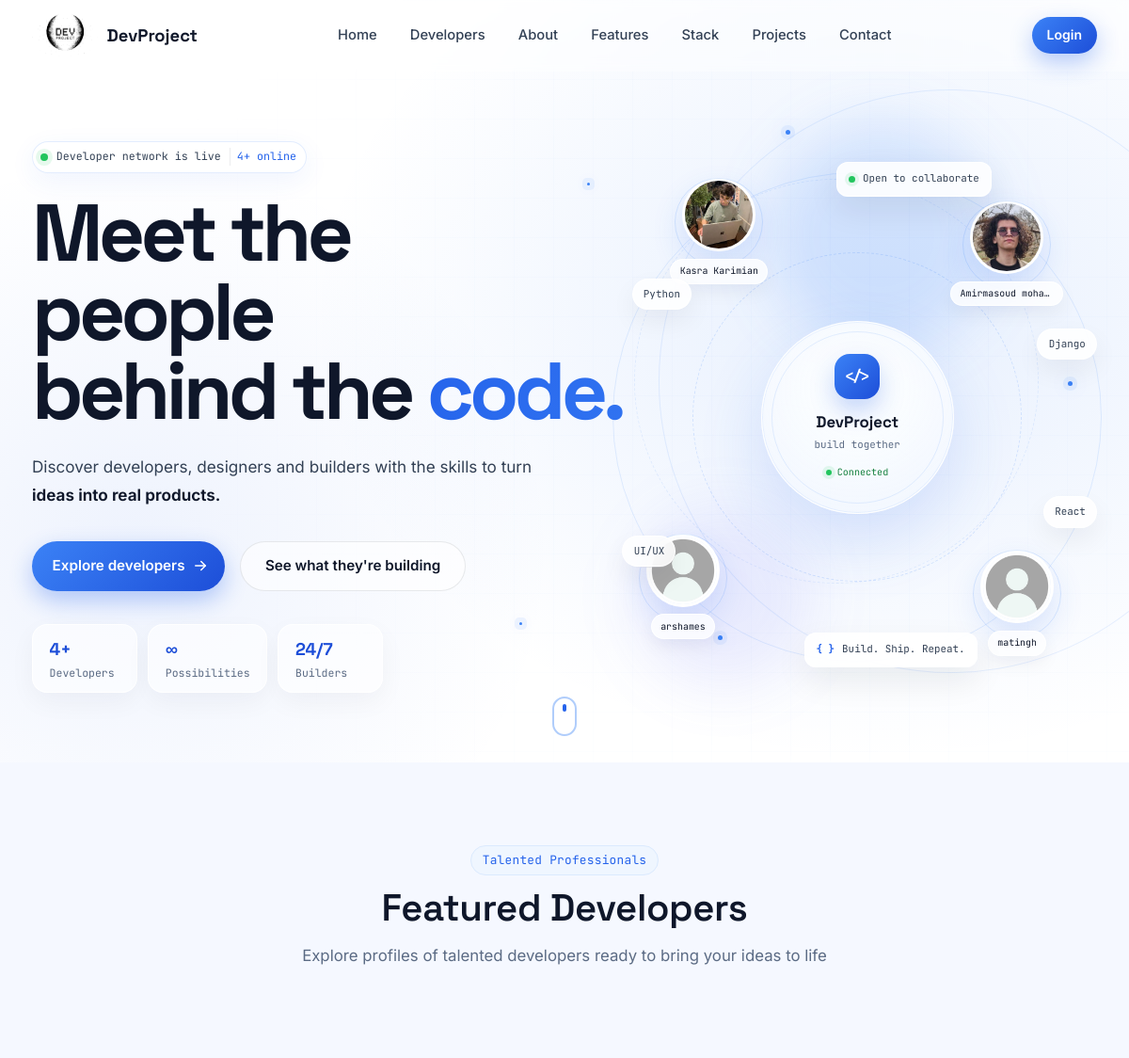
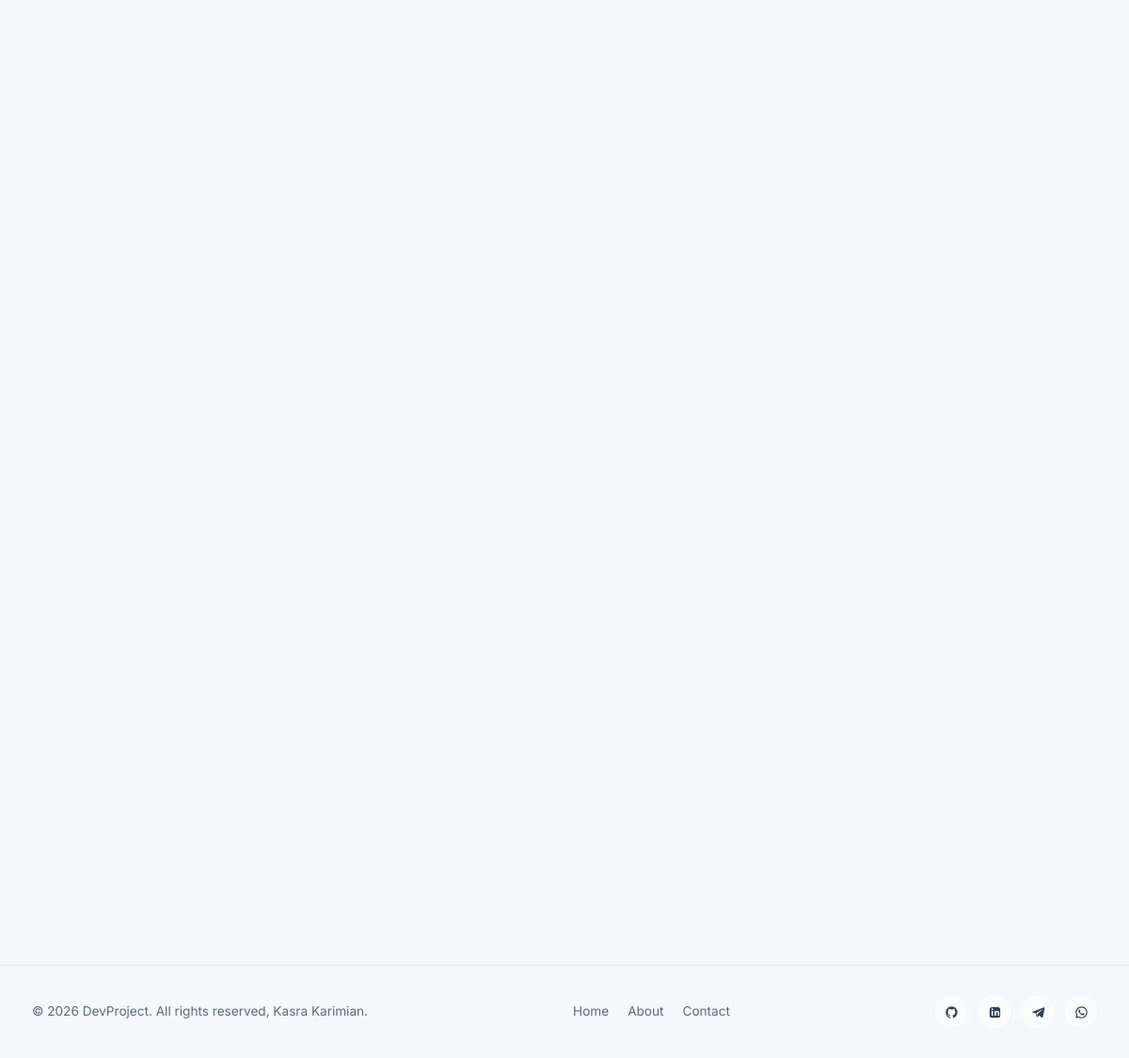
The page / on the database its author committed (2 pictures, top to bottom).
### users/models.py (models this page shows, shortened)
class profile(models.Model):
    user = models.OneToOneField(User, on_delete=models.CASCADE, null=True, blank=True) # cascade means anytime user deleted profile will deletes too.
    name = models.CharField(max_length=200, null=True, blank=True)
    location = models.CharField(max_length=200, null=True, blank=True)
    username = models.CharField(max_length=200, null=True, blank=True)
    email = models.EmailField(max_length=200, null=True, blank=True)
    short_intro = models.CharField(max_length=200, null=True, blank=True)
    bio = models.TextField(null=True, blank=True)
    profile_image = models.ImageField(null=True, blank=True, upload_to='profiles/', default='profiles/default_profile.jpg')
    social_github = models.CharField(max_length=200, null=True, blank=True)
    social_linkedin = models.CharField(max_length=200, null=True, blank=True)
    social_telegram = models.CharField(max_length=200, null=True, blank=True)
    social_whatsapp = models.CharField(max_length=200, null=True, blank=True)
    social_youtube = models.CharField(max_length=200, null=True, blank=True)
    social_website = models.CharField(max_length=200, null=True, blank=True)
    created = models.DateTimeField(auto_now_add=True)
    id = models.UUIDField(default=uuid.uuid4, unique=True, primary_key=True, editable=False)

### users/views.py (the view)
# urls.py: path('', views.profiles, name="profiles"),  # if its blank '' it means its become your homepage
def profiles(request):
    profiles_list = list(profile.objects.prefetch_related('skills'))
    context = {
        'profiles': profiles_list,
        'profiles_count': len(profiles_list),
    }
    return render(request, 'users/profiles.html', context)

### users/templates/users/profiles.html (shortened to what this page needs)
{% extends 'main.html' %}
{% block content%}
<section class="hero developers-hero developers-hero--network">
  <div class="hero__canvas">
    <div class="hero-grid-lines"></div>
    <div class="hero-glow hero-glow--one"></div>
    <div class="hero-glow hero-glow--two"></div>
    <div class="hero-orbit hero-orbit--one"></div>
    <div class="hero-orbit hero-orbit--two"></div>
    <span class="hero-particle hero-particle--1"></span>
    <span class="hero-particle hero-particle--2"></span>
    <span class="hero-particle hero-particle--3"></span>
    <span class="hero-particle hero-particle--4"></span>
    <span class="hero-particle hero-particle--5"></span>
  </div>
  <div class="section-inner">
    <div class="hero__inner">
      <div class="hero__content developers-hero__content">
        <div class="hero-live-pill">
          <span class="hero-live-dot"></span>
          <span>Developer network is live</span>
          <span class="hero-live-count">{{ profiles_count }}+ online</span>
        </div>
        <h1 class="hero__title developers-hero__title">
          Meet the people
          <span class="hero-title-line">behind the <span class="text-gradient hero-gradient-animated">code.</span></span>
        </h1>
        <p class="hero__subtitle developers-hero__subtitle">
          Discover developers, designers and builders with the skills to turn
          <strong>ideas into real products.</strong>
        </p>
        <div class="hero__actions">
          <a href="#developers" class="btn btn--primary hero-main-btn">
            <span>Explore developers</span>
            <svg viewBox="0 0 24 24" width="18" height="18" fill="none" stroke="currentColor" stroke-width="2" stroke-linecap="round" stroke-linejoin="round">
              <path d="M5 12h14"/>
              <path d="m13 6 6 6-6 6"/>
            </svg>
          </a>
          <a href="{% url 'projects' %}" class="btn btn--ghost hero-secondary-btn">
            See what they're building
          </a>
        </div>
        <div class="hero__stats hero-network-stats">
          <div class="stat-chip glass hero-stat">
            <span class="stat-chip__value">{{ profiles_count }}+</span>
            <span class="stat-chip__label">Developers</span>
          </div>
          <div class="stat-chip glass hero-stat">
            <span class="stat-chip__value">∞</span>
            <span class="stat-chip__label">Possibilities</span>
          </div>
          <div class="stat-chip glass hero-stat">
            <span class="stat-chip__value">24/7</span>
            <span class="stat-chip__label">Builders</span>
          </div>
        </div>
      </div>
      <div class="hero__visual developers-network">
        <div class="network-ring network-ring--outer"></div>
        <div class="network-ring network-ring--inner"></div>
        <div class="network-line network-line--a"></div>
        <div class="network-line network-line--b"></div>
        <div class="network-line network-line--c"></div>
        <div class="network-center">
          <div class="network-center__shine"></div>
          <div class="network-center__icon">&lt;/&gt;</div>
          <strong>DevProject</strong>
          <span>build together</span>
          <div class="network-center__status">
            <span></span> Connected
          </div>
        </div>
        {% for profile in profiles|slice:":4" %}
          <a href="{% url 'userProfile' profile.id %}" class="network-profile network-profile--{{ forloop.counter }}" aria-label="View {{ profile.name|default:profile.username }}">
            <span class="network-profile__avatar">
              {% if profile.profile_image %}
                <img src="{{ profile.profile_image.url }}" alt="{{ profile.name|default:profile.username }}" width="78" height="78">
              {% else %}
                <span>{{ profile.name|default:profile.username|slice:":1"|upper }}</span>
              {% endif %}
            </span>
            <span class="network-profile__label">{{ profile.name|default:profile.username }}</span>
          </a>
        {% endfor %}
        <div class="tech-float tech-float--python">Python</div>
        <div class="tech-float tech-float--django">Django</div>
        <div class="tech-float tech-float--react">React</div>
        <div class="tech-float tech-float--figma">UI/UX</div>
        <div class="network-badge network-badge--top">
          <span class="badge-ping"></span> Open to collaborate
        </div>
        <div class="network-badge network-badge--bottom">
          <span class="badge-code">{ }</span>  Build. Ship. Repeat.
        </div>
      </div>
    </div>
  </div>
  <div class="hero__scroll-cue">
    <span></span>
  </div>
</section>
<section class="section section--tint" id="developers">
  <div class="section-inner">
    <div class="section__head">
      <span class="eyebrow">Talented Professionals</span>
      <h2 class="section__title">Featured Developers</h2>
      <p class="section__lede">Explore profiles of talented developers ready to bring your ideas to life</p>
    </div>
    <div class="grid grid--3">
    </div>
  </div>
</section>
{% endblock %}

### templates/main.html (shortened to what this page needs)
<!doctype html>
{% load static %}
<html lang="en">
  <head>
    <link
      rel="stylesheet"
      type="text/css"
      media="screen"
      href='{% static "styles/main.css" %}'
    />
  </head>
  <body>
    {%include 'navbar.html'%}
    <main id="main">
      {% block content %}
      {% endblock content %}
    </main>
    <footer class="footer">
  <div class="section-inner footer__inner">
    <p>&copy; {% now "Y" %} DevProject. All rights reserved, Kasra Karimian.</p>
    <div class="footer__links">
      <a href="{% url 'projects' %}#home">Home</a>
      <a href="{% url 'projects' %}#about">About</a>
      <a href="{% url 'projects' %}#contact">Contact</a>
    </div>
    <div class="social-links social-links--footer">
      <a
        href="https://github.com/kasrakr"
        target="_blank"
        rel="noopener"
        aria-label="DevProject on GitHub"
      >
      </a>
      <a
        href="https://www.linkedin.com/in/kasrakarimian/"
        target="_blank"
        rel="noopener"
        aria-label="DevProject on LinkedIn"
      >
      </a>
      <a href="https://t.me/LowKasra"
   target="_blank"
   rel="noopener"
   aria-label="DevProject on Telegram">
    <svg viewBox="0 0 24 24" fill="currentColor">
        <path d="M21.5 3.5 2.9 10.7c-1.3.5-1.3 1.2-.2 1.5l4.8 1.5 1.8 5.5c.2.6.1.8.7.8.5 0 .7-.2 1-.5l2.3-2.2 4.8 3.5c.9.5 1.6.3 1.8-.8l3.1-14.7c.3-1.4-.5-2-1.7-1.3zM8.2 13.4l10.8-6.8c.5-.3.9-.1.5.2l-8.8 7.9-.3 3.2-1.7-4.5-1.9-.6c-.4-.1-.4-.4.1-.6z"/>
    </svg>
</a>
      <a href="https://wa.me/989228728184" target="_blank" rel="noopener" aria-label="DevProject on WhatsApp">
</a>
    </div>
  </div>
</footer>
  </body>
</html>

### templates/navbar.html (shortened to what this page needs)
{% load static %}
<header class="nav" id="siteNav">
  <div class="nav__inner">
    <a href="{% url 'projects' %}" class="nav__brand">
      <img
        src="{% static 'images/Logo.png' %}"
        alt="DevProject logo"
        id="logo"
      />
      DevProject
    </a>
    <nav class="nav__links" id="navLinks" aria-label="Primary">
      <a href="{% url 'projects' %}" class="nav__link {% if page == 'projects' %}active{% endif %}">Home</a>
      <a href="{% url 'profiles' %}" class="nav__link ">Developers</a>
      <a href="{% url 'projects' %}#about" class="nav__link">About</a>
      <a href="{% url 'projects' %}#features" class="nav__link">Features</a>
      <a href="{% url 'projects' %}#stack" class="nav__link">Stack</a>
      <a href="{% url 'projects' %}#projectss" class="nav__link">Projects</a>
      <a href="{% url 'projects' %}#contact" class="nav__link">Contact</a>
    </nav>
    {% if request.user.is_authenticated %}
    <div class="nav__actions">
      <a href="{% url 'account' %}" class="btn btn--primary btn--sm"
        >Account</a
      >
      <a href="{% url 'logout' %}" class="btn btn--ghost btn--sm"
        >Logout</a
      >
      <button
        class="nav__toggle"
        id="navToggle"
        aria-label="Toggle menu"
        aria-expanded="false"
        aria-controls="navLinks"
      >
        <span></span><span></span><span></span>
      </button>
    </div>
    {% else %}
    <div class="nav__actions">
      <a href="{% url 'login' %}" class="btn btn--primary btn--sm"
        >Login</a
      >
    </div>
    {% endif %}
  </div>
</header>

### rows shown on the page
profile: profile_image (picture), name "Kasra Karimian"
profile: profile_image (picture), name "Amirmasoud moha…"
profile: profile_image (placeholder picture), name "matingh"
profile: profile_image (placeholder picture), name "arshames"

### other values the page prints
{{ profiles_count }} "4"
